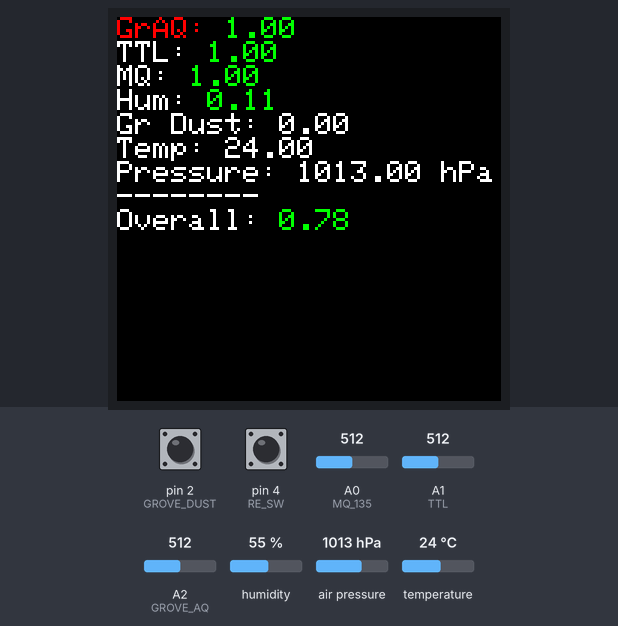
Recording of a sketch running on a simulated Arduino Uno, built with avr-gcc and run on an emulated ATmega328P. Parts: 128×128 colour display. Inputs (shaded band) come from the test bench; at power-on: humidity 55 %, pin 4 (RE_SW) HIGH, A0 (MQ_135) = 512, A1 (TTL) = 512, pin 2 (GROVE_DUST) HIGH, A2 (GROVE_AQ) = 512, air pressure 1013 hPa, temperature 24 °C. What the sketch prints to the serial monitor is not drawn.

Above: at 1.6 s.
1.7 s: humidity set to 22 %
At 2.9 s:
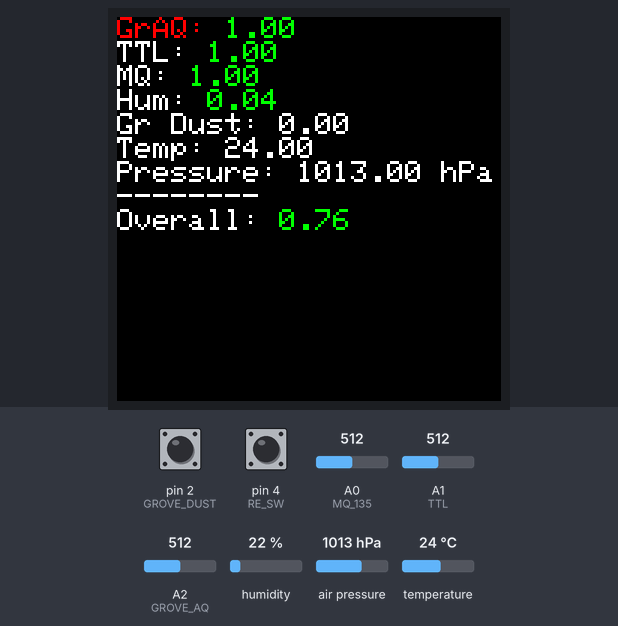
3.5 s: pin 4 (RE_SW) pulled LOW for 0.15 s
At 4.6 s:
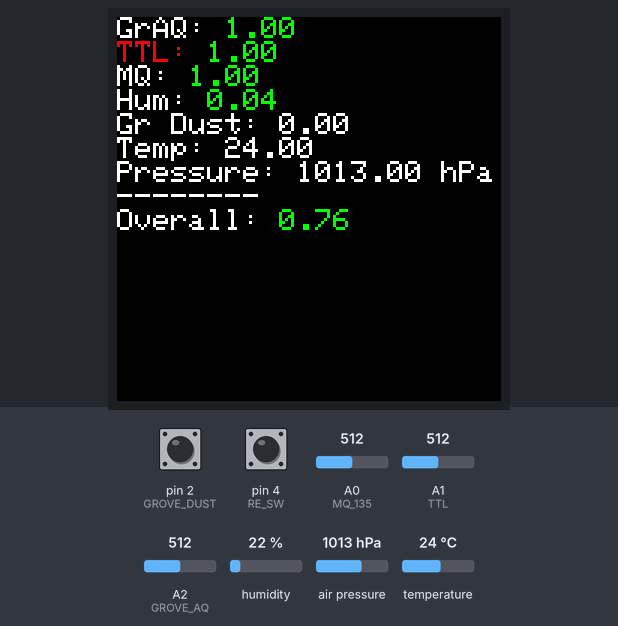
5.6 s: pin 4 (RE_SW) pulled LOW for 1 s
At 6.5 s:
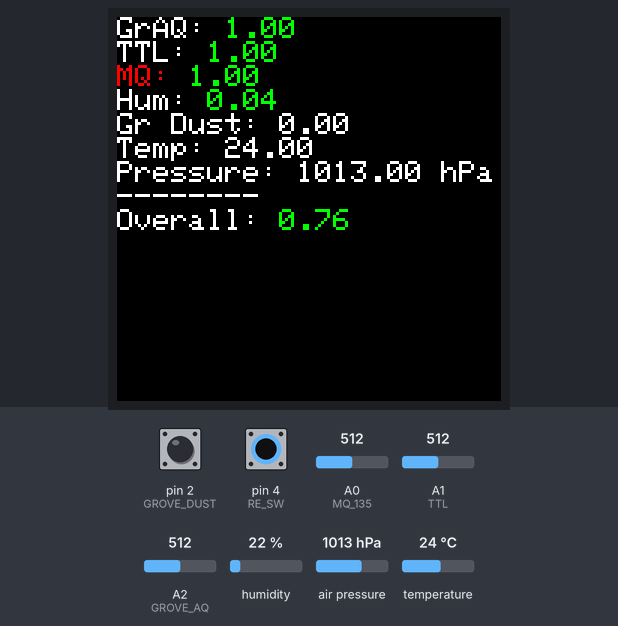
8.1 s: pin 4 (RE_SW) pulled LOW for 0.15 s
At 9.4 s:
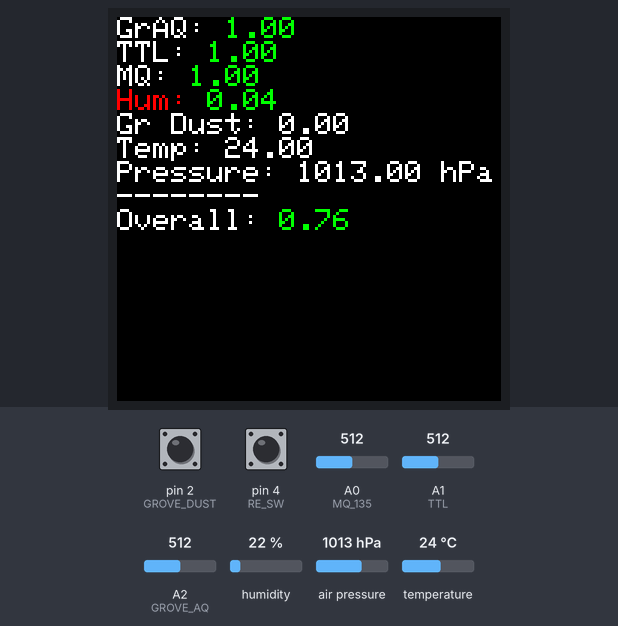
9.7 s: A0 (MQ_135) set to 716
At 11.3 s:
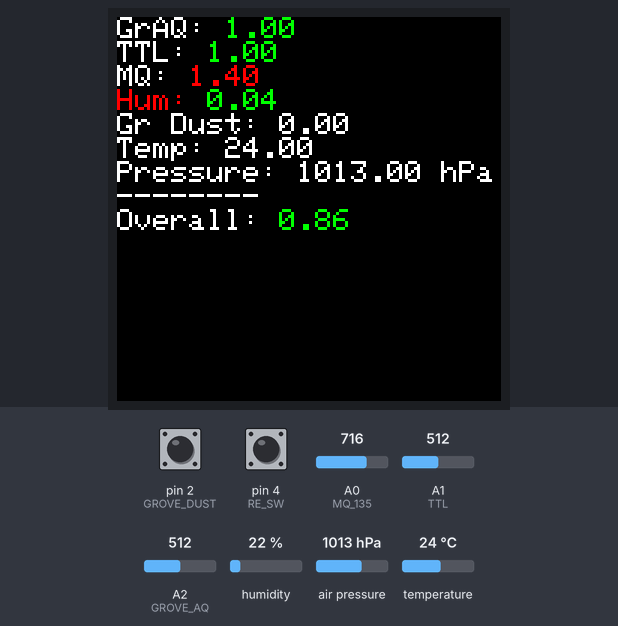
11.8 s: A1 (TTL) set to 716
At 13.0 s:
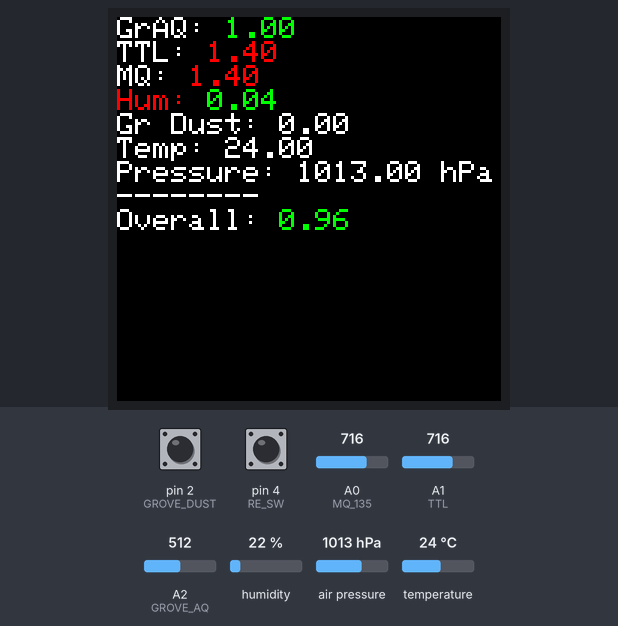
Timing chart, 0 to 14.8 s (numbered marks = the images above; inputs shaded):
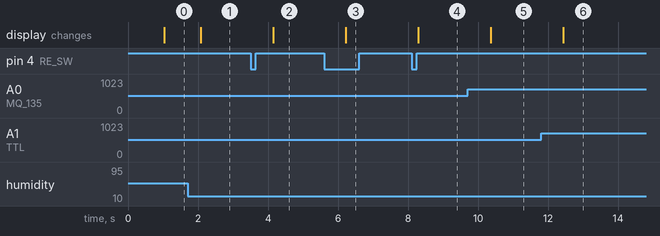

Measured:
- after the input at 1.7 s, the display: changes after 0.38 s (image 1)
- after the input at 3.5 s, the display: changes after 0.65 s (image 2)
- after the input at 5.6 s, the display: changes after 0.62 s (image 3)
- after the input at 8.1 s, the display: changes after 0.20 s (image 4)
- after the input at 9.7 s, the display: changes after 0.67 s (image 5)
- after the input at 11.8 s, the display: changes after 0.64 s (image 6)

The sketch:

main.ino
```cpp
// Asthma Condition Detector
// stanleymw

#include <Adafruit_GFX.h>
#include <Adafruit_SSD1351.h>
#include <Adafruit_BME280.h>
#include <EEPROM.h>
#include <SPI.h>

// Screen dimensions
#define SCREEN_WIDTH  128
#define SCREEN_HEIGHT 128

// PIN DEFINITIONS
// oled
#define SCLK_PIN 13
#define MOSI_PIN 11
#define DC_PIN   7
#define CS_PIN   10
#define RST_PIN  8

// grove dust
#define GROVE_DUST 2

// grove air quality
#define GROVE_AQ A2

// MQ-135
#define MQ_135 A0
#define TTL A1

// Rotary Encoder
#define RE_CLK 2
#define RE_DT 3
#define RE_SW 4

// Color definitions
#define BLACK           0x0000
#define BLUE            0x001F
#define RED             0xF800
#define GREEN           0x07E0
#define CYAN            0x07FF
#define MAGENTA         0xF81F
#define YELLOW          0xFFE0
#define WHITE           0xFFFF

// for bme280
#define SEALEVELPRESSURE_HPA (1013.25)

//const float AQ_BASE = 57.0;
//const float TTL_BASE = 125.0;
//const float MQ_BASE = 330.0;
//const float HUMIDITY_BASE = 50.0;

// Option 1: use any pins but a little slower
// Adafruit_SSD1351 tft = Adafruit_SSD1351(SCREEN_WIDTH, SCREEN_HEIGHT, CS_PIN, DC_PIN, MOSI_PIN, SCLK_PIN, RST_PIN);

// Option 2: must use the hardware SPI pins
// (for UNO thats sclk = 13 and sid = 11) and pin 10 must be
// an output. This is much faster - also required if you want
// to use the microSD card (see the image drawing example)
Adafruit_SSD1351 tft = Adafruit_SSD1351(SCREEN_WIDTH, SCREEN_HEIGHT, &SPI, CS_PIN, DC_PIN, RST_PIN);
Adafruit_BME280 bme; // I2C

int prevCLK;
void setup(void) {
  Serial.begin(9600); Serial.print("hello!");

  pinMode(GROVE_DUST, INPUT);
  pinMode(GROVE_AQ, INPUT);
  pinMode(MQ_135, INPUT);
  pinMode(TTL, INPUT);

  pinMode(RE_CLK, INPUT);
  pinMode(RE_DT, INPUT);
  pinMode(RE_SW, INPUT_PULLUP);

  prevCLK = digitalRead(RE_CLK);

  tft.begin();

  while (!bme.begin(0x76)) {
    Serial.println("Could not find a valid BME280 sensor, check wiring!");
    delay(1000);
  }

  //tft.fillScreen(BLACK);
  //testdrawtext("Lorem ipsum dolor sit amet, consectetur adipiscing elit. Curabitur adipiscing ante sed nibh tincidunt feugiat. Maecenas enim massa, fringilla sed malesuada et, malesuada sit amet turpis. Sed porttitor neque ut ante pretium vitae malesuada nunc bibendum. Nullam aliquet ultrices massa eu hendrerit. Ut sed nisi lorem. In vestibulum purus a tortor imperdiet posuere. ", WHITE);

  Serial.println("init");
}

unsigned long duration;
const unsigned long sampletime_ms = 15000; // sample time
unsigned long lpo = 0;
unsigned long starttime = millis();

float ratio;
float concentration;

void collectDustData() {
    duration = pulseIn(GROVE_DUST, LOW);
    lpo += duration;
    if ( (millis() - starttime) > sampletime_ms)
    {
        ratio = lpo/(sampletime_ms*10.0);  // Integer percentage 0=>100
        concentration = 1.1*pow(ratio,3)-3.8*pow(ratio,2)+520*ratio+0.62; // using spec sheet curve
        Serial.print(lpo);
        Serial.print(",");
        Serial.print(ratio);
        Serial.print(",");
        Serial.println(concentration);
        lpo = 0;
        starttime = millis();
    }
}

const uint8_t getRatioVal(float ratio) {
    if (ratio < 1.2) {
      return 0;
    } else if (ratio < 1.4) {
      return 1;
    } else if (ratio <1.9) {
      return 2;
    } else {
      return 3;
    };
}

const void displayRatio(String text, float ratio, bool selected = false) {
    tft.setTextColor(selected ? RED : WHITE);
    tft.print(text);

    uint16_t col;
    switch (getRatioVal(ratio)) {
      case 0:
        col = GREEN;
        break;
      case 1:
        col = YELLOW;
        break;
      case 2:
        col = RED;
        break;
      case 3:
        col = MAGENTA;
        break;
    }

    tft.setTextColor(col);
    tft.println(ratio);
    tft.setTextColor(WHITE);
  }

float getBaseline(int idx) {
  return (float)(EEPROM.read(idx) * 2);
}

int currentSelection = 0;
unsigned long lastPushed = 0;

void updateOled() {
    const float AQ_RATIO = analogRead(GROVE_AQ) / getBaseline(0);
    const float TTL_RATIO = analogRead(TTL) / getBaseline(1);
    const float MQ_RATIO = analogRead(MQ_135) / getBaseline(2);
    const float HUM_RATIO = bme.readHumidity() / getBaseline(3);

    const float AVG_RATIO = (AQ_RATIO + TTL_RATIO + MQ_RATIO + HUM_RATIO)/4;

    tft.setCursor(0,0);
    tft.fillScreen(BLACK);
    displayRatio("GrAQ: ", AQ_RATIO, currentSelection == 0);

    displayRatio("TTL: ", TTL_RATIO, currentSelection == 1);

    displayRatio("MQ: ", MQ_RATIO, currentSelection == 2);

    displayRatio("Hum: ", HUM_RATIO, currentSelection == 3);

    tft.setTextColor(WHITE);
    tft.print("Gr Dust: ");
    tft.println(concentration);

    tft.print("Temp: ");
    tft.println(bme.readTemperature());

    tft.print("Pressure: ");
    tft.print(bme.readPressure() / 100.0F);
    tft.println(" hPa");

    //tft.print("Approx. Altitude = ");
    //tft.print(bme.readAltitude(SEALEVELPRESSURE_HPA));
    //tft.println(" m");

    tft.println("--------");

    displayRatio("Overall: ", AVG_RATIO);
}

unsigned long lastOledUpdate = 0;
void loop() {
    if (digitalRead(RE_SW) == LOW) {
      if (millis() - lastPushed > 50) {
        currentSelection += 1;
        if (currentSelection > 3) {
          currentSelection = 0;
        }
      }

      lastPushed = millis();
    }

    int currentCLK = digitalRead(RE_CLK);

    if (currentCLK != prevCLK && currentCLK == 1){
      byte n = EEPROM.read(currentSelection);
      if (digitalRead(RE_DT) != currentCLK) {
        // counter clockwise
        EEPROM.write(currentSelection, n - 2);
        //Serial.println("CCW");
      } else {
        EEPROM.write(currentSelection, n + 2);
        //Serial.println("CW");
      }
      //Serial.println(n);
    }

    prevCLK = currentCLK;

    if (millis() - lastOledUpdate > 1000) {
        updateOled();
        lastOledUpdate = millis();
      }

    //collectDustData();
    delay(1);
}
```
